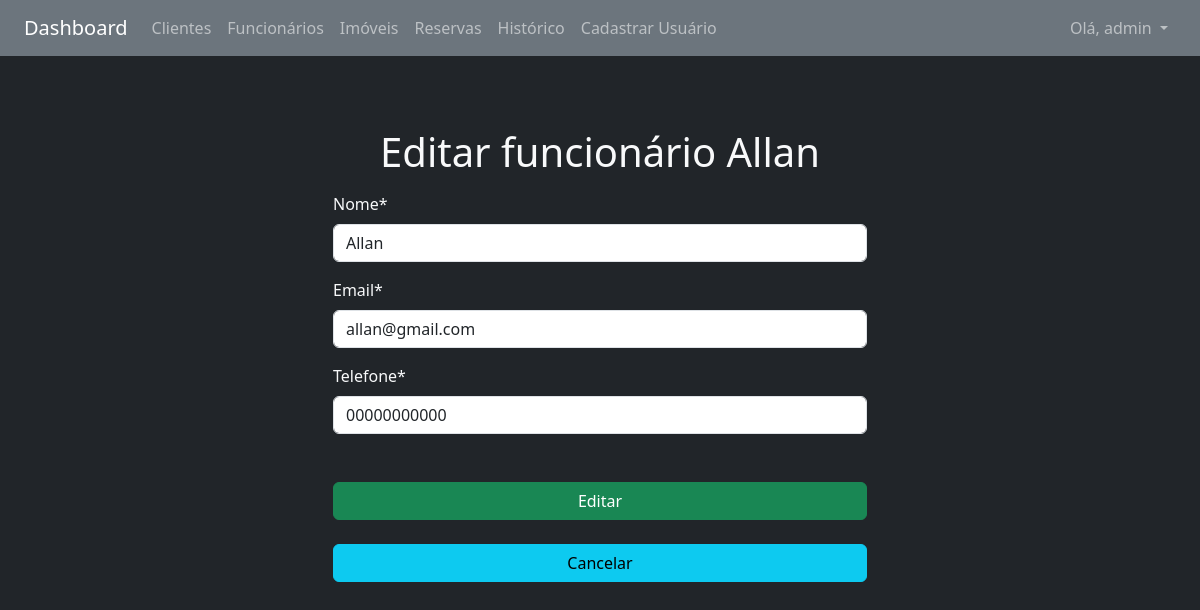
Page /funcionarios/editar/2 (signed in) on the committed database.
### funcionarios/models.py (models this page shows, shortened)
class Funcionario(models.Model):
    nome = models.CharField(max_length=100)
    email = models.EmailField(unique=True)
    telefone = models.CharField(max_length=20, blank=True)
    ativo = models.BooleanField(default=True)
    user = models.OneToOneField(
        User, on_delete=models.SET_NULL, null=True, blank=True)

### funcionarios/views.py (the view)
# urls.py: path('editar/<id>', editar_funcionarios, name='editar'),
@login_required
def editar_funcionarios(request, id):
    if not request.user.is_superuser:
        messages.error(request, "Voce não possui acesso a essa página.")
        return redirect('core:index')
    try:
        funcionario = Funcionario.objects.get(id=id)
    except:
        messages.error(request, "Funcionário não encontrado.")
        return redirect('funcionarios:lista', campo='nome')
    if request.method == 'POST':
        form = FuncionarioForm(request.POST, instance=funcionario)
        if form.is_valid():
            form.save()
            messages.success(request, "Informações atualizadas com sucesso.")
            return redirect('funcionarios:lista', campo='nome')
    form = FuncionarioForm(instance=funcionario)
    dados = {'form': form, 'funcionario': funcionario}
    return render(request, 'funcionarios/editar.html', dados)

### funcionarios/forms.py
class FuncionarioForm(forms.ModelForm):
    telefone = forms.CharField(
        widget=forms.TextInput(attrs={'id': 'telefone'}))
    class Meta:
        model = Funcionario
        fields = ['nome', 'email', 'telefone']

### funcionarios/templates/funcionarios/editar.html (shortened to what this page needs)
{% extends 'base.html' %}
{% load crispy_forms_tags %}
{% block content %}
<div class="container-sm mt-5">
  <h1 class="text-center">Editar funcionário {{ funcionario.nome }}</h1>
</div>
<div class="container my-3">
  <div class="row">
    <div class="col-6 mx-auto">
      <form method="post">
        {{ form|crispy }}
        <div class="d-flex flex-column gap-4 mt-5">
          <button type="submit" class="btn btn-success">Editar</button>
          <a href="{% url 'funcionarios:lista' 'nome' %}" class="btn btn-info">Cancelar</a>
        </div>
      </form>
    </div>
  </div>
</div>
{% endblock %}

### core/templates/base.html (shortened to what this page needs)
<!DOCTYPE html>
<html lang="pt-br">
<head>
    <link href="https://cdn.jsdelivr.net/npm/bootstrap@5.3.6/dist/css/bootstrap.min.css" rel="stylesheet"
 />
</head>
<body class="bg-dark text-light">
    <nav class="navbar navbar-expand-lg navbar-dark bg-secondary px-4">
        <a class="navbar-brand" href="{% url 'core:index' %}">Dashboard</a>
        <div class="collapse navbar-collapse">
            <ul class="navbar-nav me-auto">
                <li class="nav-item">
                    <a class="nav-link" href="{% url 'clientes:lista' 'nome' %}">Clientes</a>
                </li>
                {% if user.is_superuser %}
                <li class="nav-item">
                    <a class="nav-link" href="{% url 'funcionarios:lista' 'nome' %}">Funcionários</a>
                </li>
                {% endif %}
                <li class="nav-item">
                    <a class="nav-link" href="{% url 'imoveis:lista' 'nome' %}">Imóveis</a>
                </li>
                <li class="nav-item">
                    <a class="nav-link" href="{% url 'reservas:lista' 'cliente' %}">Reservas</a>
                </li>
                <li class="nav-item">
                    <a class="nav-link" href="{% url 'historico_locacoes:lista' %}">Histórico</a>
                </li>
                {% if user.is_superuser %}
                <li class="nav-item">
                    <a class="nav-link" href="{% url 'auth:cadastrar' %}">Cadastrar Usuário</a>
                </li>
                {% endif %}
            </ul>
        </div>
        {% if user.is_authenticated %}
        <ul class="navbar-nav">
            <li class="nav-item dropdown">
                <a class="nav-link dropdown-toggle" href="#" id="userDropdown" role="button" data-bs-toggle="dropdown"
                    aria-expanded="false">
                    Olá, {{ user.username }}
                </a>
            </li>
        </ul>
        {% endif %}
    </nav>
    <main class="container py-4">
        {% include 'partials/_mensagem.html' %}
        {% block content %}{% endblock %}
    </main>
</body>
</html>

### rows in the picture
Funcionario: nome "Allan", email "allan@gmail.com", telefone "00000000000"

### other values in the picture
{{ user.username }} "admin"
